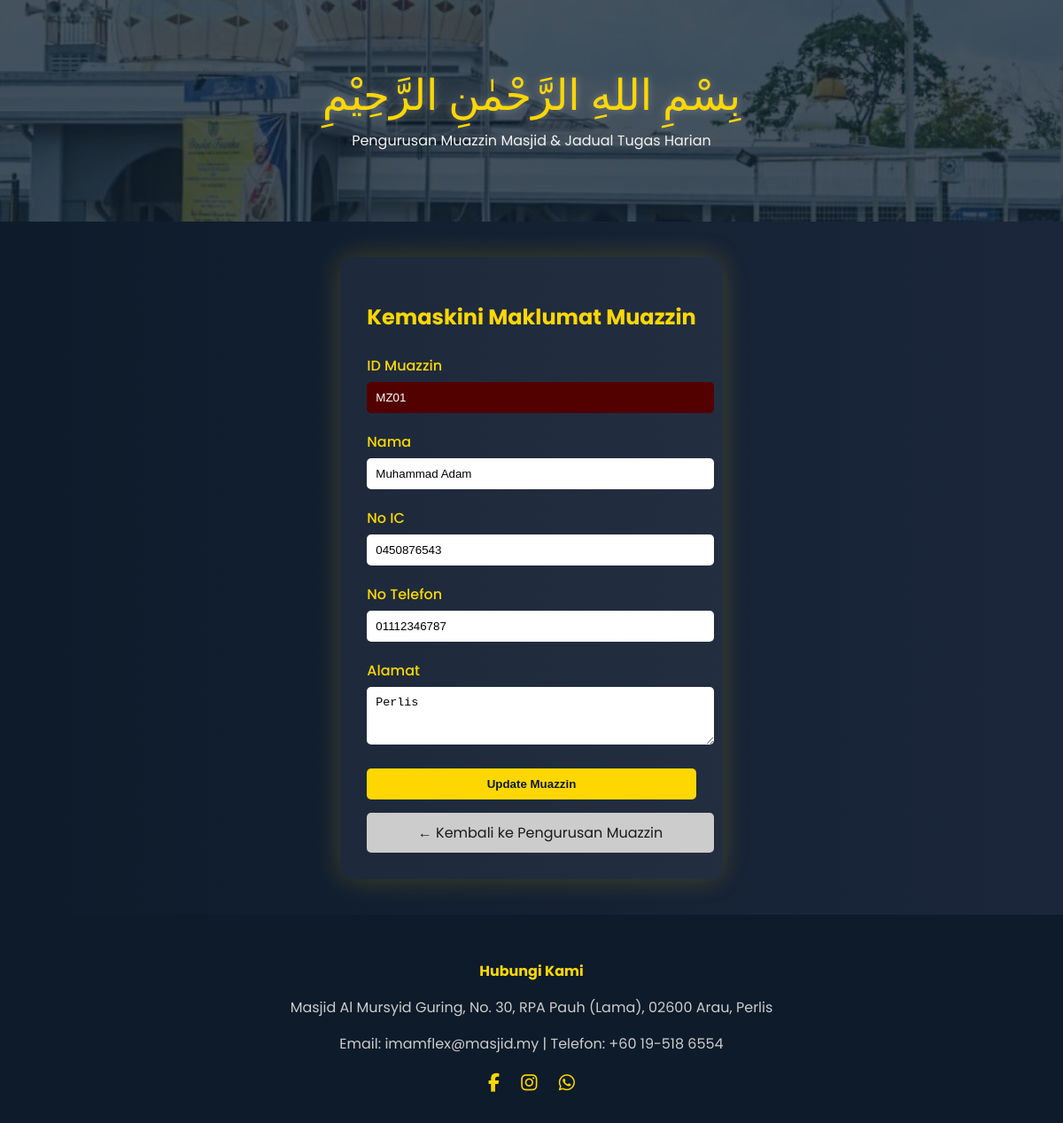
The app's page /edit_muazzin/MZ01/ with its own data.
### ImamFlex/models.py (models this page shows, shortened)
class MosqueStaff(models.Model):
    name = models.CharField(max_length=100)
    ic_number = models.CharField(max_length=12, unique=True)
    contact_number = models.CharField(max_length=15)
    address = models.TextField(blank=True, null=True)
    availability = models.BooleanField(default=True)
    email = models.EmailField(blank=True, null=True)
    profile_picture = models.ImageField(upload_to='profile_pics/', null=True, blank=True)
    class Meta:
        abstract = True

class Muazzin(MosqueStaff):
    muazzin_id = models.CharField(max_length=10, primary_key=True)
    password = models.CharField(max_length=20)

### ImamFlex/views.py (the view, shortened to what this page needs)
# urls.py: path('edit_muazzin/<str:muazzin_id>/', views.edit_muazzin, name='edit_muazzin'),
def edit_muazzin(request, muazzin_id):
    muazzin = get_object_or_404(Muazzin, muazzin_id=muazzin_id)
    return render(request, 'admin/editMuazzin.html', {'muazzin': muazzin})

### ImamFlex/templates/admin/editMuazzin.html (shortened to what this page needs)
{% load static %}
<!DOCTYPE html>
<html lang="en">
<head>
</head>
<body>
  <div class="header-img">
    <div>
      <div class="bismillah">بِسْمِ اللهِ الرَّحْمٰنِ الرَّحِيْمِ</div>
      <div class="tagline">Pengurusan Muazzin Masjid & Jadual Tugas Harian</div>
    </div>
  </div>
  <div class="content">
    <h2>Kemaskini Maklumat Muazzin</h2>
    <form method="POST" onsubmit="return confirmUpdate()">
      <div class="form-group">
        <label for="muazzin_id">ID Muazzin</label>
        <input type="text" id="muazzin_id" name="muazzin_id" value="{{ muazzin.muazzin_id }}" readonly>
      </div>
      <div class="form-group">
        <label for="name">Nama</label>
        <input type="text" id="name" name="name" value="{{ muazzin.name }}" required>
      </div>
      <div class="form-group">
        <label for="ic_number">No IC</label>
        <input type="text" id="ic_number" name="ic_number" value="{{ muazzin.ic_number }}" required>
      </div>
      <div class="form-group">
        <label for="contact_number">No Telefon</label>
        <input type="text" id="contact_number" name="contact_number" value="{{ muazzin.contact_number }}" required>
      </div>
      <div class="form-group">
        <label for="address">Alamat</label>
        <textarea id="address" name="address" rows="3" required>{{ muazzin.address }}</textarea>
      </div>
      <button type="submit" class="btn btn-update">Update Muazzin</button>
    </form>
    <a href="{% url 'muazzin_management' %}" class="btn-back">← Kembali ke Pengurusan Muazzin</a>
  </div>
<div class="footer">
  <h4>Hubungi Kami</h4>
  <p>Masjid Al Mursyid Guring, No. 30, RPA Pauh (Lama), 02600 Arau, Perlis</p>
  <p>Email: imamflex@masjid.my | Telefon: +60 19-518 6554</p>
  <div class="social-icons">
    <a href="https://www.facebook.com/profile.php?id=100069456158805"><i class="fab fa-facebook-f"></i></a>
    <a href="#"><i class="fab fa-instagram"></i></a>
    <a href="#"><i class="fab fa-whatsapp"></i></a>
  </div>
</div>
</body>
</html>

### records on screen
Muazzin: muazzin_id "MZ01", name "Muhammad Adam", ic_number "0450876543", contact_number "01112346787", address "Perlis"
